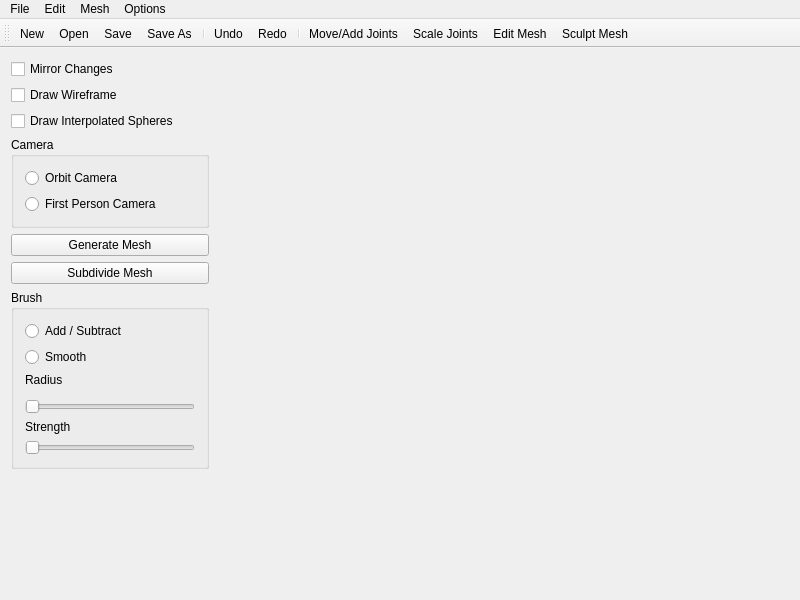
<?xml version="1.0" encoding="UTF-8"?>
<ui version="4.0">
 <class>MainWindow</class>
 <widget class="QMainWindow" name="MainWindow">
  <property name="geometry">
   <rect>
    <x>0</x>
    <y>0</y>
    <width>800</width>
    <height>600</height>
   </rect>
  </property>
  <property name="windowTitle">
   <string>cs224final</string>
  </property>
  <widget class="QWidget" name="centralWidget">
   <layout class="QHBoxLayout" name="horizontalLayout">
    <property name="spacing">
     <number>0</number>
    </property>
    <property name="margin">
     <number>0</number>
    </property>
    <item>
     <widget class="QWidget" name="sidebar" native="true">
      <property name="sizePolicy">
       <sizepolicy hsizetype="Fixed" vsizetype="Preferred">
        <horstretch>0</horstretch>
        <verstretch>0</verstretch>
       </sizepolicy>
      </property>
      <property name="minimumSize">
       <size>
        <width>220</width>
        <height>0</height>
       </size>
      </property>
      <property name="maximumSize">
       <size>
        <width>220</width>
        <height>16777215</height>
       </size>
      </property>
      <layout class="QVBoxLayout" name="verticalLayout">
       <item>
        <widget class="QCheckBox" name="mirrorChanges">
         <property name="text">
          <string>Mirror Changes</string>
         </property>
        </widget>
       </item>
       <item>
        <widget class="QCheckBox" name="drawWireframe">
         <property name="text">
          <string>Draw Wireframe</string>
         </property>
        </widget>
       </item>
       <item>
        <widget class="QCheckBox" name="drawInterpolated">
         <property name="text">
          <string>Draw Interpolated Spheres</string>
         </property>
        </widget>
       </item>
       <item>
        <widget class="QGroupBox" name="Camera">
         <property name="title">
          <string>Camera</string>
         </property>
         <layout class="QVBoxLayout" name="verticalLayout_2">
          <item>
           <widget class="QRadioButton" name="orbitCamera">
            <property name="text">
             <string>Orbit Camera</string>
            </property>
           </widget>
          </item>
          <item>
           <widget class="QRadioButton" name="firstPersonCamera">
            <property name="text">
             <string>First Person Camera</string>
            </property>
           </widget>
          </item>
         </layout>
        </widget>
       </item>
       <item>
        <widget class="QPushButton" name="runEverything">
         <property name="text">
          <string>Generate Mesh</string>
         </property>
        </widget>
       </item>
       <item>
        <widget class="QPushButton" name="subdivideMesh">
         <property name="text">
          <string>Subdivide Mesh</string>
         </property>
        </widget>
       </item>
       <item>
        <widget class="QGroupBox" name="brushSettings">
         <property name="title">
          <string>Brush</string>
         </property>
         <layout class="QVBoxLayout" name="verticalLayout_3">
          <item>
           <widget class="QRadioButton" name="brushAddOrSubtract">
            <property name="text">
             <string>Add / Subtract</string>
            </property>
           </widget>
          </item>
          <item>
           <widget class="QRadioButton" name="brushSmooth">
            <property name="text">
             <string>Smooth</string>
            </property>
           </widget>
          </item>
          <item>
           <widget class="QLabel" name="brushRadiusLabel">
            <property name="text">
             <string>Radius</string>
            </property>
           </widget>
          </item>
          <item>
           <widget class="QWidget" name="widget" native="true">
            <layout class="QGridLayout" name="gridLayout">
             <property name="margin">
              <number>0</number>
             </property>
            </layout>
           </widget>
          </item>
          <item>
           <widget class="QSlider" name="brushRadius">
            <property name="orientation">
             <enum>Qt::Horizontal</enum>
            </property>
           </widget>
          </item>
          <item>
           <widget class="QLabel" name="brushWeightLabel">
            <property name="text">
             <string>Strength</string>
            </property>
           </widget>
          </item>
          <item>
           <widget class="QSlider" name="brushWeight">
            <property name="orientation">
             <enum>Qt::Horizontal</enum>
            </property>
           </widget>
          </item>
         </layout>
        </widget>
       </item>
       <item>
        <widget class="QWidget" name="emptySpace" native="true">
         <property name="sizePolicy">
          <sizepolicy hsizetype="Preferred" vsizetype="Expanding">
           <horstretch>0</horstretch>
           <verstretch>0</verstretch>
          </sizepolicy>
         </property>
        </widget>
       </item>
      </layout>
     </widget>
    </item>
    <item>
     <widget class="View" name="view" native="true"/>
    </item>
   </layout>
  </widget>
  <widget class="QMenuBar" name="menuBar">
   <property name="geometry">
    <rect>
     <x>0</x>
     <y>0</y>
     <width>800</width>
     <height>22</height>
    </rect>
   </property>
   <widget class="QMenu" name="menuFile">
    <property name="title">
     <string>File</string>
    </property>
    <addaction name="actionNew"/>
    <addaction name="actionOpen"/>
    <addaction name="actionSave"/>
    <addaction name="actionSaveAs"/>
    <addaction name="separator"/>
    <addaction name="actionExit"/>
   </widget>
   <widget class="QMenu" name="menuEdit">
    <property name="title">
     <string>Edit</string>
    </property>
    <addaction name="actionUndo"/>
    <addaction name="actionRedo"/>
    <addaction name="actionDeleteSelection"/>
    <addaction name="separator"/>
    <addaction name="actionAddJoints"/>
    <addaction name="actionScaleJoints"/>
    <addaction name="actionEditMesh"/>
    <addaction name="actionSculptMesh"/>
   </widget>
   <widget class="QMenu" name="menuMesh">
    <property name="title">
     <string>Mesh</string>
    </property>
    <addaction name="actionGenerateInitialMesh"/>
    <addaction name="actionSubdivideMesh"/>
    <addaction name="actionConvexHull"/>
    <addaction name="actionEvolveMesh"/>
    <addaction name="actionEdgeFairing"/>
    <addaction name="actionTrianglesToQuads"/>
   </widget>
   <widget class="QMenu" name="menuOptions">
    <property name="title">
     <string>Options</string>
    </property>
    <addaction name="actionDrawCurvature"/>
    <addaction name="actionDebugDrawing"/>
   </widget>
   <addaction name="menuFile"/>
   <addaction name="menuEdit"/>
   <addaction name="menuMesh"/>
   <addaction name="menuOptions"/>
  </widget>
  <widget class="QToolBar" name="mainToolBar">
   <property name="iconSize">
    <size>
     <width>22</width>
     <height>22</height>
    </size>
   </property>
   <property name="toolButtonStyle">
    <enum>Qt::ToolButtonTextUnderIcon</enum>
   </property>
   <attribute name="toolBarArea">
    <enum>TopToolBarArea</enum>
   </attribute>
   <attribute name="toolBarBreak">
    <bool>false</bool>
   </attribute>
   <addaction name="actionNew"/>
   <addaction name="actionOpen"/>
   <addaction name="actionSave"/>
   <addaction name="actionSaveAs"/>
   <addaction name="separator"/>
   <addaction name="actionUndoToolbar"/>
   <addaction name="actionRedoToolbar"/>
   <addaction name="separator"/>
   <addaction name="actionAddJoints"/>
   <addaction name="actionScaleJoints"/>
   <addaction name="actionEditMesh"/>
   <addaction name="actionSculptMesh"/>
  </widget>
  <action name="actionNew">
   <property name="icon">
    <iconset resource="resources.qrc">
     <normaloff>:/img/document-new.png</normaloff>:/img/document-new.png</iconset>
   </property>
   <property name="text">
    <string>New</string>
   </property>
   <property name="shortcut">
    <string>Ctrl+N</string>
   </property>
  </action>
  <action name="actionOpen">
   <property name="icon">
    <iconset resource="resources.qrc">
     <normaloff>:/img/document-open.png</normaloff>:/img/document-open.png</iconset>
   </property>
   <property name="text">
    <string>Open</string>
   </property>
   <property name="shortcut">
    <string>Ctrl+O</string>
   </property>
  </action>
  <action name="actionSave">
   <property name="icon">
    <iconset resource="resources.qrc">
     <normaloff>:/img/document-save.png</normaloff>:/img/document-save.png</iconset>
   </property>
   <property name="text">
    <string>Save</string>
   </property>
   <property name="shortcut">
    <string>Ctrl+S</string>
   </property>
  </action>
  <action name="actionSaveAs">
   <property name="icon">
    <iconset resource="resources.qrc">
     <normaloff>:/img/document-save-as.png</normaloff>:/img/document-save-as.png</iconset>
   </property>
   <property name="text">
    <string>Save As</string>
   </property>
   <property name="shortcut">
    <string>Ctrl+Shift+S</string>
   </property>
  </action>
  <action name="actionUndo">
   <property name="icon">
    <iconset resource="resources.qrc">
     <normaloff>:/img/edit-undo.png</normaloff>:/img/edit-undo.png</iconset>
   </property>
   <property name="text">
    <string>Undo</string>
   </property>
   <property name="shortcut">
    <string>Ctrl+Z</string>
   </property>
  </action>
  <action name="actionRedo">
   <property name="icon">
    <iconset resource="resources.qrc">
     <normaloff>:/img/edit-redo.png</normaloff>:/img/edit-redo.png</iconset>
   </property>
   <property name="text">
    <string>Redo</string>
   </property>
   <property name="shortcut">
    <string>Ctrl+Shift+Z</string>
   </property>
  </action>
  <action name="actionExit">
   <property name="icon">
    <iconset resource="resources.qrc">
     <normaloff>:/img/process-stop.png</normaloff>:/img/process-stop.png</iconset>
   </property>
   <property name="text">
    <string>Exit</string>
   </property>
   <property name="shortcut">
    <string>Ctrl+Q</string>
   </property>
  </action>
  <action name="actionDeleteSelection">
   <property name="icon">
    <iconset resource="resources.qrc">
     <normaloff>:/img/edit-delete.png</normaloff>:/img/edit-delete.png</iconset>
   </property>
   <property name="text">
    <string>Delete Selection</string>
   </property>
   <property name="shortcut">
    <string>Backspace</string>
   </property>
  </action>
  <action name="actionAddJoints">
   <property name="checkable">
    <bool>true</bool>
   </property>
   <property name="icon">
    <iconset resource="resources.qrc">
     <normaloff>:/img/image-missing.png</normaloff>:/img/image-missing.png</iconset>
   </property>
   <property name="text">
    <string>Move/Add Joints</string>
   </property>
  </action>
  <action name="actionScaleJoints">
   <property name="checkable">
    <bool>true</bool>
   </property>
   <property name="icon">
    <iconset resource="resources.qrc">
     <normaloff>:/img/image-missing.png</normaloff>:/img/image-missing.png</iconset>
   </property>
   <property name="text">
    <string>Scale Joints</string>
   </property>
  </action>
  <action name="actionEditMesh">
   <property name="checkable">
    <bool>true</bool>
   </property>
   <property name="icon">
    <iconset resource="resources.qrc">
     <normaloff>:/img/image-missing.png</normaloff>:/img/image-missing.png</iconset>
   </property>
   <property name="text">
    <string>Edit Mesh</string>
   </property>
  </action>
  <action name="actionUndoToolbar">
   <property name="icon">
    <iconset resource="resources.qrc">
     <normaloff>:/img/edit-undo.png</normaloff>:/img/edit-undo.png</iconset>
   </property>
   <property name="text">
    <string>Undo</string>
   </property>
  </action>
  <action name="actionRedoToolbar">
   <property name="icon">
    <iconset resource="resources.qrc">
     <normaloff>:/img/edit-redo.png</normaloff>:/img/edit-redo.png</iconset>
   </property>
   <property name="text">
    <string>Redo</string>
   </property>
  </action>
  <action name="actionSculptMesh">
   <property name="checkable">
    <bool>true</bool>
   </property>
   <property name="icon">
    <iconset resource="resources.qrc">
     <normaloff>:/img/image-missing.png</normaloff>:/img/image-missing.png</iconset>
   </property>
   <property name="text">
    <string>Sculpt Mesh</string>
   </property>
  </action>
  <action name="actionGenerateInitialMesh">
   <property name="icon">
    <iconset resource="resources.qrc">
     <normaloff>:/img/image-missing.png</normaloff>:/img/image-missing.png</iconset>
   </property>
   <property name="text">
    <string>Generate Initial Mesh</string>
   </property>
  </action>
  <action name="actionSubdivideMesh">
   <property name="icon">
    <iconset resource="resources.qrc">
     <normaloff>:/img/image-missing.png</normaloff>:/img/image-missing.png</iconset>
   </property>
   <property name="text">
    <string>Subdivide Mesh</string>
   </property>
  </action>
  <action name="actionConvexHull">
   <property name="icon">
    <iconset resource="resources.qrc">
     <normaloff>:/img/image-missing.png</normaloff>:/img/image-missing.png</iconset>
   </property>
   <property name="text">
    <string>Convex Hull</string>
   </property>
  </action>
  <action name="actionEvolveMesh">
   <property name="icon">
    <iconset resource="resources.qrc">
     <normaloff>:/img/image-missing.png</normaloff>:/img/image-missing.png</iconset>
   </property>
   <property name="text">
    <string>Evolve Mesh</string>
   </property>
  </action>
  <action name="actionEdgeFairing">
   <property name="icon">
    <iconset resource="resources.qrc">
     <normaloff>:/img/image-missing.png</normaloff>:/img/image-missing.png</iconset>
   </property>
   <property name="text">
    <string>Edge Fairing</string>
   </property>
  </action>
  <action name="actionTrianglesToQuads">
   <property name="icon">
    <iconset resource="resources.qrc">
     <normaloff>:/img/image-missing.png</normaloff>:/img/image-missing.png</iconset>
   </property>
   <property name="text">
    <string>Triangles to Quads</string>
   </property>
  </action>
  <action name="actionDrawCurvature">
   <property name="checkable">
    <bool>true</bool>
   </property>
   <property name="icon">
    <iconset resource="resources.qrc">
     <normaloff>:/img/image-missing.png</normaloff>:/img/image-missing.png</iconset>
   </property>
   <property name="text">
    <string>Draw Curvature</string>
   </property>
  </action>
  <action name="actionDebugDrawing">
   <property name="checkable">
    <bool>true</bool>
   </property>
   <property name="icon">
    <iconset resource="resources.qrc">
     <normaloff>:/img/image-missing.png</normaloff>:/img/image-missing.png</iconset>
   </property>
   <property name="text">
    <string>Debug Drawing</string>
   </property>
  </action>
 </widget>
 <layoutdefault spacing="6" margin="11"/>
 <customwidgets>
  <customwidget>
   <class>View</class>
   <extends>QWidget</extends>
   <header>view.h</header>
   <slots>
    <slot>setWireframe(bool)</slot>
    <slot>deleteSelection()</slot>
    <slot>setInterpolated(bool)</slot>
    <slot>setMirrorChanges(bool)</slot>
    <slot>setCurvature(bool)</slot>
    <slot>setDrawToolDebug(bool)</slot>
   </slots>
  </customwidget>
 </customwidgets>
 <resources>
  <include location="resources.qrc"/>
 </resources>
 <connections>
  <connection>
   <sender>actionUndo</sender>
   <signal>triggered()</signal>
   <receiver>MainWindow</receiver>
   <slot>editUndo()</slot>
   <hints>
    <hint type="sourcelabel">
     <x>-1</x>
     <y>-1</y>
    </hint>
    <hint type="destinationlabel">
     <x>399</x>
     <y>299</y>
    </hint>
   </hints>
  </connection>
  <connection>
   <sender>actionRedo</sender>
   <signal>triggered()</signal>
   <receiver>MainWindow</receiver>
   <slot>editRedo()</slot>
   <hints>
    <hint type="sourcelabel">
     <x>-1</x>
     <y>-1</y>
    </hint>
    <hint type="destinationlabel">
     <x>399</x>
     <y>299</y>
    </hint>
   </hints>
  </connection>
  <connection>
   <sender>actionNew</sender>
   <signal>triggered()</signal>
   <receiver>MainWindow</receiver>
   <slot>fileNew()</slot>
   <hints>
    <hint type="sourcelabel">
     <x>-1</x>
     <y>-1</y>
    </hint>
    <hint type="destinationlabel">
     <x>399</x>
     <y>299</y>
    </hint>
   </hints>
  </connection>
  <connection>
   <sender>actionOpen</sender>
   <signal>triggered()</signal>
   <receiver>MainWindow</receiver>
   <slot>fileOpen()</slot>
   <hints>
    <hint type="sourcelabel">
     <x>-1</x>
     <y>-1</y>
    </hint>
    <hint type="destinationlabel">
     <x>399</x>
     <y>299</y>
    </hint>
   </hints>
  </connection>
  <connection>
   <sender>actionSave</sender>
   <signal>triggered()</signal>
   <receiver>MainWindow</receiver>
   <slot>fileSave()</slot>
   <hints>
    <hint type="sourcelabel">
     <x>-1</x>
     <y>-1</y>
    </hint>
    <hint type="destinationlabel">
     <x>399</x>
     <y>299</y>
    </hint>
   </hints>
  </connection>
  <connection>
   <sender>actionSaveAs</sender>
   <signal>triggered()</signal>
   <receiver>MainWindow</receiver>
   <slot>fileSaveAs()</slot>
   <hints>
    <hint type="sourcelabel">
     <x>-1</x>
     <y>-1</y>
    </hint>
    <hint type="destinationlabel">
     <x>399</x>
     <y>299</y>
    </hint>
   </hints>
  </connection>
  <connection>
   <sender>actionExit</sender>
   <signal>triggered()</signal>
   <receiver>MainWindow</receiver>
   <slot>fileExit()</slot>
   <hints>
    <hint type="sourcelabel">
     <x>-1</x>
     <y>-1</y>
    </hint>
    <hint type="destinationlabel">
     <x>399</x>
     <y>299</y>
    </hint>
   </hints>
  </connection>
  <connection>
   <sender>subdivideMesh</sender>
   <signal>clicked()</signal>
   <receiver>MainWindow</receiver>
   <slot>subdivideMesh()</slot>
   <hints>
    <hint type="sourcelabel">
     <x>99</x>
     <y>126</y>
    </hint>
    <hint type="destinationlabel">
     <x>399</x>
     <y>299</y>
    </hint>
   </hints>
  </connection>
  <connection>
   <sender>drawWireframe</sender>
   <signal>toggled(bool)</signal>
   <receiver>view</receiver>
   <slot>setWireframe(bool)</slot>
   <hints>
    <hint type="sourcelabel">
     <x>103</x>
     <y>81</y>
    </hint>
    <hint type="destinationlabel">
     <x>499</x>
     <y>310</y>
    </hint>
   </hints>
  </connection>
  <connection>
   <sender>actionDeleteSelection</sender>
   <signal>triggered()</signal>
   <receiver>view</receiver>
   <slot>deleteSelection()</slot>
   <hints>
    <hint type="sourcelabel">
     <x>-1</x>
     <y>-1</y>
    </hint>
    <hint type="destinationlabel">
     <x>499</x>
     <y>310</y>
    </hint>
   </hints>
  </connection>
  <connection>
   <sender>drawInterpolated</sender>
   <signal>toggled(bool)</signal>
   <receiver>view</receiver>
   <slot>setInterpolated(bool)</slot>
   <hints>
    <hint type="sourcelabel">
     <x>103</x>
     <y>102</y>
    </hint>
    <hint type="destinationlabel">
     <x>499</x>
     <y>310</y>
    </hint>
   </hints>
  </connection>
  <connection>
   <sender>actionAddJoints</sender>
   <signal>toggled(bool)</signal>
   <receiver>MainWindow</receiver>
   <slot>modeChanged()</slot>
   <hints>
    <hint type="sourcelabel">
     <x>-1</x>
     <y>-1</y>
    </hint>
    <hint type="destinationlabel">
     <x>399</x>
     <y>299</y>
    </hint>
   </hints>
  </connection>
  <connection>
   <sender>actionScaleJoints</sender>
   <signal>toggled(bool)</signal>
   <receiver>MainWindow</receiver>
   <slot>modeChanged()</slot>
   <hints>
    <hint type="sourcelabel">
     <x>-1</x>
     <y>-1</y>
    </hint>
    <hint type="destinationlabel">
     <x>399</x>
     <y>299</y>
    </hint>
   </hints>
  </connection>
  <connection>
   <sender>actionEditMesh</sender>
   <signal>toggled(bool)</signal>
   <receiver>MainWindow</receiver>
   <slot>modeChanged()</slot>
   <hints>
    <hint type="sourcelabel">
     <x>-1</x>
     <y>-1</y>
    </hint>
    <hint type="destinationlabel">
     <x>399</x>
     <y>299</y>
    </hint>
   </hints>
  </connection>
  <connection>
   <sender>mirrorChanges</sender>
   <signal>toggled(bool)</signal>
   <receiver>view</receiver>
   <slot>setMirrorChanges(bool)</slot>
   <hints>
    <hint type="sourcelabel">
     <x>99</x>
     <y>99</y>
    </hint>
    <hint type="destinationlabel">
     <x>499</x>
     <y>339</y>
    </hint>
   </hints>
  </connection>
  <connection>
   <sender>actionUndoToolbar</sender>
   <signal>triggered()</signal>
   <receiver>MainWindow</receiver>
   <slot>editUndo()</slot>
   <hints>
    <hint type="sourcelabel">
     <x>-1</x>
     <y>-1</y>
    </hint>
    <hint type="destinationlabel">
     <x>399</x>
     <y>299</y>
    </hint>
   </hints>
  </connection>
  <connection>
   <sender>actionRedoToolbar</sender>
   <signal>triggered()</signal>
   <receiver>MainWindow</receiver>
   <slot>editRedo()</slot>
   <hints>
    <hint type="sourcelabel">
     <x>-1</x>
     <y>-1</y>
    </hint>
    <hint type="destinationlabel">
     <x>399</x>
     <y>299</y>
    </hint>
   </hints>
  </connection>
  <connection>
   <sender>orbitCamera</sender>
   <signal>toggled(bool)</signal>
   <receiver>MainWindow</receiver>
   <slot>cameraChanged()</slot>
   <hints>
    <hint type="sourcelabel">
     <x>98</x>
     <y>202</y>
    </hint>
    <hint type="destinationlabel">
     <x>399</x>
     <y>299</y>
    </hint>
   </hints>
  </connection>
  <connection>
   <sender>firstPersonCamera</sender>
   <signal>toggled(bool)</signal>
   <receiver>MainWindow</receiver>
   <slot>cameraChanged()</slot>
   <hints>
    <hint type="sourcelabel">
     <x>98</x>
     <y>221</y>
    </hint>
    <hint type="destinationlabel">
     <x>399</x>
     <y>299</y>
    </hint>
   </hints>
  </connection>
  <connection>
   <sender>runEverything</sender>
   <signal>clicked()</signal>
   <receiver>MainWindow</receiver>
   <slot>runEverything()</slot>
   <hints>
    <hint type="sourcelabel">
     <x>109</x>
     <y>306</y>
    </hint>
    <hint type="destinationlabel">
     <x>399</x>
     <y>299</y>
    </hint>
   </hints>
  </connection>
  <connection>
   <sender>actionGenerateInitialMesh</sender>
   <signal>triggered()</signal>
   <receiver>MainWindow</receiver>
   <slot>generateMesh()</slot>
   <hints>
    <hint type="sourcelabel">
     <x>-1</x>
     <y>-1</y>
    </hint>
    <hint type="destinationlabel">
     <x>399</x>
     <y>299</y>
    </hint>
   </hints>
  </connection>
  <connection>
   <sender>actionSubdivideMesh</sender>
   <signal>triggered()</signal>
   <receiver>MainWindow</receiver>
   <slot>subdivideMesh()</slot>
   <hints>
    <hint type="sourcelabel">
     <x>-1</x>
     <y>-1</y>
    </hint>
    <hint type="destinationlabel">
     <x>399</x>
     <y>299</y>
    </hint>
   </hints>
  </connection>
  <connection>
   <sender>actionConvexHull</sender>
   <signal>triggered()</signal>
   <receiver>MainWindow</receiver>
   <slot>convexHull()</slot>
   <hints>
    <hint type="sourcelabel">
     <x>-1</x>
     <y>-1</y>
    </hint>
    <hint type="destinationlabel">
     <x>399</x>
     <y>299</y>
    </hint>
   </hints>
  </connection>
  <connection>
   <sender>actionEdgeFairing</sender>
   <signal>triggered()</signal>
   <receiver>MainWindow</receiver>
   <slot>edgeFairing()</slot>
   <hints>
    <hint type="sourcelabel">
     <x>-1</x>
     <y>-1</y>
    </hint>
    <hint type="destinationlabel">
     <x>399</x>
     <y>299</y>
    </hint>
   </hints>
  </connection>
  <connection>
   <sender>actionEvolveMesh</sender>
   <signal>triggered()</signal>
   <receiver>MainWindow</receiver>
   <slot>evolveMesh()</slot>
   <hints>
    <hint type="sourcelabel">
     <x>-1</x>
     <y>-1</y>
    </hint>
    <hint type="destinationlabel">
     <x>399</x>
     <y>299</y>
    </hint>
   </hints>
  </connection>
  <connection>
   <sender>actionTrianglesToQuads</sender>
   <signal>triggered()</signal>
   <receiver>MainWindow</receiver>
   <slot>trianglesToQuads()</slot>
   <hints>
    <hint type="sourcelabel">
     <x>-1</x>
     <y>-1</y>
    </hint>
    <hint type="destinationlabel">
     <x>399</x>
     <y>299</y>
    </hint>
   </hints>
  </connection>
  <connection>
   <sender>actionDrawCurvature</sender>
   <signal>toggled(bool)</signal>
   <receiver>view</receiver>
   <slot>setCurvature(bool)</slot>
   <hints>
    <hint type="sourcelabel">
     <x>-1</x>
     <y>-1</y>
    </hint>
    <hint type="destinationlabel">
     <x>509</x>
     <y>336</y>
    </hint>
   </hints>
  </connection>
  <connection>
   <sender>actionSculptMesh</sender>
   <signal>triggered()</signal>
   <receiver>MainWindow</receiver>
   <slot>modeChanged()</slot>
   <hints>
    <hint type="sourcelabel">
     <x>-1</x>
     <y>-1</y>
    </hint>
    <hint type="destinationlabel">
     <x>399</x>
     <y>299</y>
    </hint>
   </hints>
  </connection>
  <connection>
   <sender>brushRadius</sender>
   <signal>valueChanged(int)</signal>
   <receiver>MainWindow</receiver>
   <slot>brushRadiusChanged(int)</slot>
   <hints>
    <hint type="sourcelabel">
     <x>110</x>
     <y>411</y>
    </hint>
    <hint type="destinationlabel">
     <x>399</x>
     <y>299</y>
    </hint>
   </hints>
  </connection>
  <connection>
   <sender>brushWeight</sender>
   <signal>valueChanged(int)</signal>
   <receiver>MainWindow</receiver>
   <slot>brushWeightChanged(int)</slot>
   <hints>
    <hint type="sourcelabel">
     <x>110</x>
     <y>469</y>
    </hint>
    <hint type="destinationlabel">
     <x>399</x>
     <y>299</y>
    </hint>
   </hints>
  </connection>
  <connection>
   <sender>brushAddOrSubtract</sender>
   <signal>toggled(bool)</signal>
   <receiver>MainWindow</receiver>
   <slot>brushModeAddOrSubtract()</slot>
   <hints>
    <hint type="sourcelabel">
     <x>108</x>
     <y>329</y>
    </hint>
    <hint type="destinationlabel">
     <x>399</x>
     <y>299</y>
    </hint>
   </hints>
  </connection>
  <connection>
   <sender>brushSmooth</sender>
   <signal>toggled(bool)</signal>
   <receiver>MainWindow</receiver>
   <slot>brushModeSmooth()</slot>
   <hints>
    <hint type="sourcelabel">
     <x>108</x>
     <y>348</y>
    </hint>
    <hint type="destinationlabel">
     <x>399</x>
     <y>299</y>
    </hint>
   </hints>
  </connection>
  <connection>
   <sender>actionDebugDrawing</sender>
   <signal>toggled(bool)</signal>
   <receiver>view</receiver>
   <slot>setDrawToolDebug(bool)</slot>
   <hints>
    <hint type="sourcelabel">
     <x>-1</x>
     <y>-1</y>
    </hint>
    <hint type="destinationlabel">
     <x>509</x>
     <y>336</y>
    </hint>
   </hints>
  </connection>
 </connections>
 <slots>
  <slot>modeChanged()</slot>
  <slot>fileNew()</slot>
  <slot>fileOpen()</slot>
  <slot>fileSave()</slot>
  <slot>fileSaveAs()</slot>
  <slot>fileExit()</slot>
  <slot>editUndo()</slot>
  <slot>editRedo()</slot>
  <slot>generateMesh()</slot>
  <slot>subdivideMesh()</slot>
  <slot>editMenuAboutToShow()</slot>
  <slot>editMenuAboutToHide()</slot>
  <slot>convexHull()</slot>
  <slot>evolveMesh()</slot>
  <slot>edgeFairing()</slot>
  <slot>trianglesToQuads()</slot>
  <slot>cameraChanged()</slot>
  <slot>runEverything()</slot>
  <slot>brushRadiusChanged(int)</slot>
  <slot>brushWeightChanged(int)</slot>
  <slot>brushModeAddOrSubtract()</slot>
  <slot>brushModeSmooth()</slot>
 </slots>
</ui>
